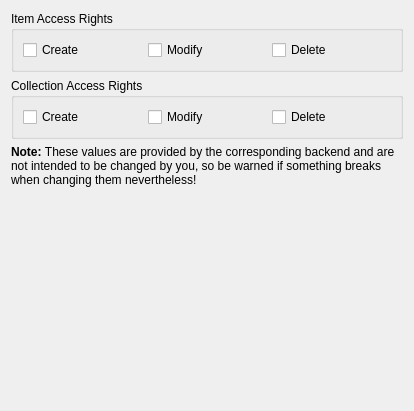
<ui version="4.0" >
 <class>CollectionAclPage</class>
 <widget class="QWidget" name="CollectionAclPage" >
  <property name="geometry" >
   <rect>
    <x>0</x>
    <y>0</y>
    <width>414</width>
    <height>411</height>
   </rect>
  </property>
  <property name="windowTitle" >
   <string>Form</string>
  </property>
  <layout class="QVBoxLayout" name="verticalLayout" >
   <item>
    <widget class="QGroupBox" name="groupBox" >
     <property name="title" >
      <string>Item Access Rights</string>
     </property>
     <layout class="QHBoxLayout" name="horizontalLayout" >
      <item>
       <widget class="QCheckBox" name="createItem" >
        <property name="text" >
         <string>Create</string>
        </property>
       </widget>
      </item>
      <item>
       <widget class="QCheckBox" name="changeItem" >
        <property name="text" >
         <string>Modify</string>
        </property>
       </widget>
      </item>
      <item>
       <widget class="QCheckBox" name="deleteItem" >
        <property name="text" >
         <string>Delete</string>
        </property>
       </widget>
      </item>
     </layout>
    </widget>
   </item>
   <item>
    <widget class="QGroupBox" name="groupBox_2" >
     <property name="title" >
      <string>Collection Access Rights</string>
     </property>
     <layout class="QHBoxLayout" name="horizontalLayout_2" >
      <item>
       <widget class="QCheckBox" name="createCollection" >
        <property name="text" >
         <string>Create</string>
        </property>
       </widget>
      </item>
      <item>
       <widget class="QCheckBox" name="changeCollection" >
        <property name="text" >
         <string>Modify</string>
        </property>
       </widget>
      </item>
      <item>
       <widget class="QCheckBox" name="deleteCollection" >
        <property name="text" >
         <string>Delete</string>
        </property>
       </widget>
      </item>
     </layout>
    </widget>
   </item>
   <item>
    <widget class="QLabel" name="label" >
     <property name="text" >
      <string>&lt;b>Note: &lt;/b>These values are provided by the corresponding backend and are not intended to be changed by you, so be warned if something breaks when changing them nevertheless!</string>
     </property>
     <property name="wordWrap" >
      <bool>true</bool>
     </property>
    </widget>
   </item>
   <item>
    <spacer name="verticalSpacer" >
     <property name="orientation" >
      <enum>Qt::Vertical</enum>
     </property>
     <property name="sizeHint" stdset="0" >
      <size>
       <width>20</width>
       <height>210</height>
      </size>
     </property>
    </spacer>
   </item>
  </layout>
 </widget>
 <resources/>
 <connections/>
</ui>
